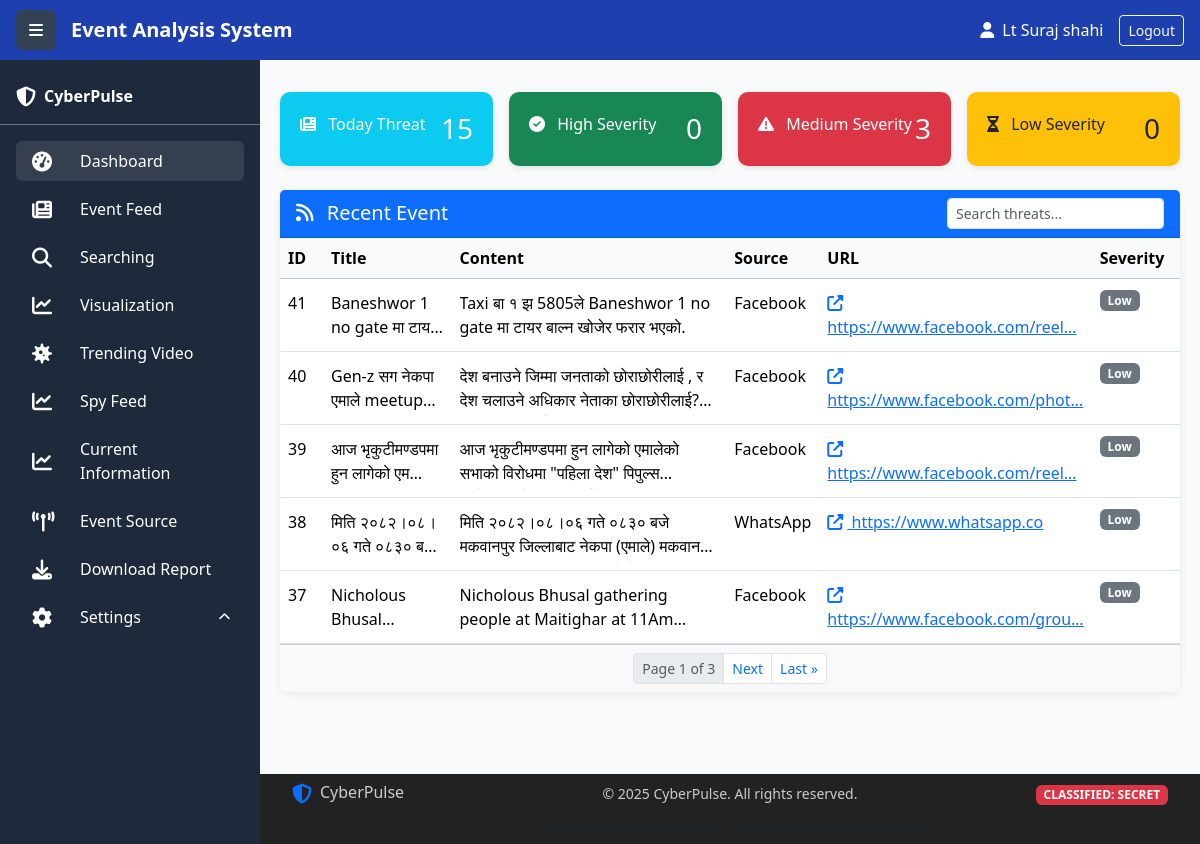
Before: /dashboard/ with the older database file.
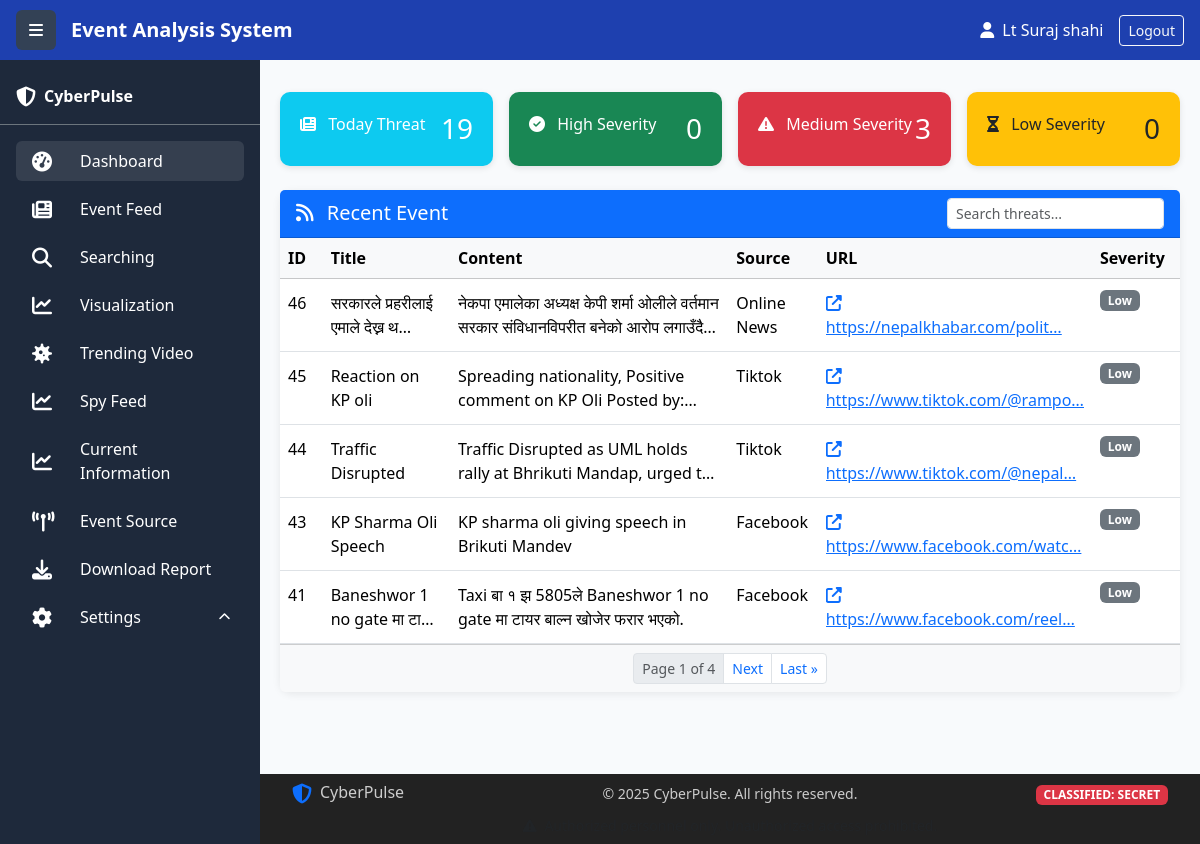
After: the same page with the newer database file.
### collect/models.py (models this page shows, shortened)
class ThreatAlert(models.Model):
    CATEGORY_CHOICES = [
        ('Genz', 'Genz'),
        ('Chapagau', 'Chapagau'),
        ('UML', 'UML'),
        ('Bhrikuti Mandav', 'Bhrikuti Mandav'),
        ('Samakoshi', 'Samakoshi'),
        ('PM', 'PM'),
        ('People', 'People'),
        ('Protest', 'Protest'),
        ('Disinformation', 'Disinformation / Fake News'),
        ('Army', 'Army'),
        ('Police', 'Police'),
        ('APF', 'APF'),
        ('NationalCyberCrime', 'National CyberCrime'),
        ('InternationalCyberCrime', 'International CyberCrime'),
        ('ElectionManipulation', 'Election Manipulation'),
        ('SocialEngineering', 'Social Engineering'),
        ('DataLeak', 'Data Leak'),
        ('Scam', 'Financial Scam'),
        ('Impersonation', 'Impersonation'),
        ('Malware', 'Malware / Infected Links'),
        ('Other', 'Other'),
    ]
    SEVERITY_CHOICES = [
        ('low', 'Low'),
        ('medium', 'Medium'),
        ('high', 'High'),
         ('critical', 'Critical'),
    ]
    title = models.CharField(max_length=300)
    image = models.ImageField(upload_to='threat_alerts/', blank=True, null=True)
    video = models.FileField(upload_to='threat_alerts/videos/', blank=True, null=True,
                           help_text="Upload video files")
    content = models.TextField()
    category = models.CharField(
        max_length=50,
        choices=CATEGORY_CHOICES,
        default='Other'
    )
    source = models.CharField(max_length=50, default='unknown')
    url = models.URLField(unique=True)
    severity = models.CharField(
        max_length=10,
        choices=SEVERITY_CHOICES,
        default='low'
    )
    timestamp = models.DateTimeField(auto_now_add=True)

### collect/views.py (the view)
# urls.py: path('dashboard/', views.dashboard, name='dashboard'),
def dashboard(request):
    user = request.user
    role_map = {2: 'Admin', 1: 'Analyst', 0: 'Viewer'}
    role_display = role_map.get(getattr(user, 'role', 0), 'Unknown')
    query = request.GET.get('q', '').strip()
    threats = ThreatAlert.objects.all().order_by('-timestamp')  # 🔸 Usually newest first
    if query:
        threats = threats.filter(
            Q(title__icontains=query) |
            Q(content__icontains=query) |
            Q(source__icontains=query)
        )
    total_threats = threats.count()
    high_severity = threats.filter(severity='high').count()
    medium_severity = threats.filter(severity='medium').count()
    low_severity = threats.filter(severity='low').count()
    paginator = Paginator(threats, 5)
    page_number = request.GET.get('page')
    threats_page = paginator.get_page(page_number)
    return render(request, 'dashboard.html', {
        'threats': threats_page,
        'total_threats': total_threats,
        'high_severity': high_severity,
        'medium_severity': medium_severity,
        'low_severity': low_severity,
        'role_display': role_display,
    })

### templates/dashboard.html (shortened to what the changed rows need)
{% extends "base.html" %}
{% block content %}
<div class="row g-3 mb-4">
  <div class="col-lg-3 col-md-6">
    <div class="info-box bg-info">
      <div class="d-flex justify-content-between align-items-start">
        <div><i class="fas fa-newspaper me-2"></i> Today Threat</div>
        <h3 class="mb-0">{{ total_threats }}</h3>
      </div>
    </div>
  </div>
</div>
<div class="card border-0">
  <div class="card-body p-0">
    <div class="table-responsive">
      <table class="table table-hover mb-0" id="threatTable">
        <thead class="table-light">
          <tr>
            <th style="width: 5%;">ID</th>
            <th style="width: 15%;">Title</th>
            <th style="width: 35%;">Content</th>
            <th style="width: 10%;">Source</th>
            <th style="width: 25%;">URL</th>
            <th style="width: 10%;">Severity</th>
          </tr>
        </thead>
        <tbody>
          {% for threat in threats %}
          <tr>
            <td>
              <div class="expandable-cell"
                   data-full="{{ threat.id }}"
                   data-truncated="{{ threat.id }}">
                {{ threat.id }}
              </div>
            </td>
            <td>
              <div class="expandable-cell"
                   data-full="{{ threat.title }}"
                   data-truncated="{{ threat.title|truncatechars:30 }}">
                {{ threat.title|truncatechars:30 }}
              </div>
            </td>
            <td>
              <div class="expandable-cell"
                   data-full="{{ threat.content }}"
                   data-truncated="{{ threat.content|truncatewords:15 }}">
                {{ threat.content|truncatewords:15 }}
              </div>
            </td>
            <td>
              <div class="expandable-cell"
                   data-full="{{ threat.source }}"
                   data-truncated="{{ threat.source|truncatechars:20 }}">
                {{ threat.source|truncatechars:20 }}
              </div>
            </td>
            <td>
              {% if threat.url %}
                <a href="{{ threat.url }}" target="_blank" rel="noopener noreferrer" class="text-primary">
                  <div class="expandable-cell"
                       data-full="{{ threat.url }}"
                       data-truncated="{{ threat.url|truncatechars:30 }}">
                    <i class="fas fa-external-link-alt me-1"></i>
                    {{ threat.url|truncatechars:30 }}
                  </div>
                </a>
              {% else %}
                <span class="text-muted">—</span>
              {% endif %}
            </td>
            <td>
              {% if threat.severity == 'high' %}
                <span class="badge bg-danger">High</span>
              {% elif threat.severity == 'medium' %}
                <span class="badge bg-warning text-dark">Medium</span>
              {% else %}
                <span class="badge bg-secondary">Low</span>
              {% endif %}
            </td>
          </tr>
          {% empty %}
          <tr>
            <td colspan="6" class="text-center py-3">No threats found.</td>
          </tr>
          {% endfor %}
        </tbody>
      </table>
    </div>
    {% if threats.has_other_pages %}
      <div class="card-footer bg-light d-flex justify-content-center">
        <nav aria-label="Threat pagination">
          <ul class="pagination pagination-sm mb-0">
            <li class="page-item disabled">
              <span class="page-link">Page {{ threats.number }} of {{ threats.paginator.num_pages }}</span>
            </li>
            {% if threats.has_next %}
              <li class="page-item">
                <a class="page-link" href="?page={{ threats.next_page_number }}{% if request.GET.q %}&q={{ request.GET.q }}{% endif %}">Next</a>
              </li>
              <li class="page-item">
                <a class="page-link" href="?page={{ threats.paginator.num_pages }}{% if request.GET.q %}&q={{ request.GET.q }}{% endif %}">Last &raquo;</a>
              </li>
            {% endif %}
          </ul>
        </nav>
      </div>
    {% endif %}
  </div>
</div>
{% endblock %}

Changed rows visible on the page:
no longer on this page (row unchanged): ThreatAlert: id "40", title "Gen-z सग नेकपा एमाले…", content "देश बनाउने जिम्मा जनताको छोराछोरीलाई , र देश चलाउने अधिकार नेताका…", source "Facebook", url "https://www.facebook.com/phot…", severity "Low"
no longer on this page (row unchanged): ThreatAlert: id "39", title "आज भृकुटीमण्डपमा हुन लागेको एम…", content "आज भृकुटीमण्डपमा हुन लागेको एमालेको सभाको विरोधमा \"पहिला देश\"…", source "Facebook", url "https://www.facebook.com/reel…", severity "Low"
no longer on this page (row unchanged): ThreatAlert: id "38", title "मिति २०८२।०८।०६ गते ०८३०…", content "मिति २०८२।०८।०६ गते ०८३० बजे मकवानपुर जिल्लाबाट नेकपा (एमाले)…", source "WhatsApp", url "https://www.whatsapp.co", severity "Low"
no longer on this page (row unchanged): ThreatAlert: id "37", title "Nicholous…", content "Nicholous Bhusal gathering people at Maitighar at…", source "Facebook", url "https://www.facebook.com/grou…", severity "Low"
added ThreatAlert: id "46", title "सरकारले प्रहरीलाई एमाले देख्न थ…", content "नेकपा एमालेका अध्यक्ष केपी शर्मा ओलीले वर्तमान सरकार संविधानविपरीत बनेको आरोप…", source "Online News", url "https://nepalkhabar.com/polit…", severity "Low"
added ThreatAlert: id "45", title "Reaction on KP oli", content "Spreading nationality, Positive comment on KP Oli Posted…", source "Tiktok", url "https://www.tiktok.com/@rampo…", severity "Low"
added ThreatAlert: id "44", title "Traffic Disrupted", content "Traffic Disrupted as UML holds rally at Bhrikuti Mandap, urged…", source "Tiktok", url "https://www.tiktok.com/@nepal…", severity "Low"
added ThreatAlert: id "43", title "KP Sharma Oli Speech", content "KP sharma oli giving speech in Brikuti Mandev", source "Facebook", url "https://www.facebook.com/watc…", severity "Low"
Other visible differences:
{{ total_threats }}: "15" → "19"
{{ threats.paginator.num_pages }}: "3" → "4"
